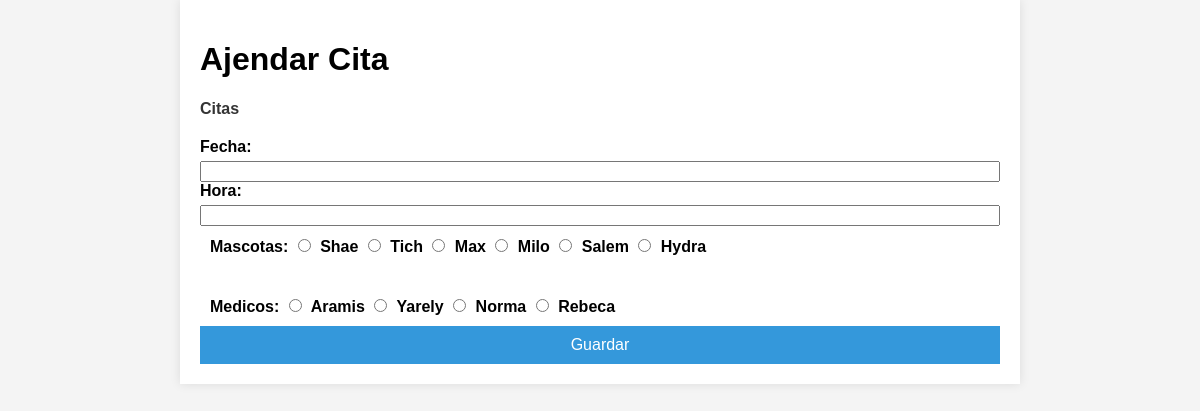
The page / on the database its author committed.
### citas/models.py (models this page shows, shortened)
class Mascotas(models.Model):
    nombre = models.CharField(max_length=200)
    especie = models.CharField(max_length=200)
    raza = models.CharField(max_length=200)
    duenio = models.ForeignKey(Duenios, on_delete=models.CASCADE)
    status = models.BooleanField(default=True)

class Medicos(models.Model):
    nombre = models.CharField(max_length=200)
    ap_pat = models.CharField(max_length=200)
    ap_mat = models.CharField(max_length=200)
    especialidad = models.CharField(max_length=200)
    status = models.BooleanField(default=True)

### citas/views.py (the view)
# urls.py: path('',views.index, name='principal'),
def index(request):
    mascotas = Mascotas.objects.all()
    medicos = Medicos.objects.all()
    if request.method == 'POST':
       Citas.objects.create(fecha=request.POST['fecha'], hora=request.POST['hora'], mascota_id=request.POST['mascota'], medico_id=request.POST['medico'])
    return render(request, 'index.html', {
        'title': 'Ajendar Cita',
        'form': crearCita,
        'mascotas': mascotas,
        'medicos': medicos
    })

### citas/templates/index.html (shortened to what this page needs)
{% extends 'layout/base.html' %}
{% block content %}
    <div class="container">
        <h1>{{title}}</h1>
        <nav>
            <a href="{% url 'citas' %}">Citas</a>
        </nav>
        <form method="post">
            {{form}}
            <div class="options-container">
                <div class="mascotas-container">
                    <label>Mascotas: </label>
                    {% for mascotas in mascotas %}
                        <label for="{{mascotas.id}}">
                            <input type="radio" id="{{mascotas.id}}" name="mascota" value="{{mascotas.id}}" class="radioButton"/> {{mascotas.nombre}}
                        </label>
                    {% endfor %}
                </div>
            </div>
            <div class="medicos-container">
                <label>Medicos: </label>
                {% for medicos in medicos %}
                    <label for="{{medicos.id}}">
                        <input type="radio" id="{{medicos.id}}" name="medico" value="{{medicos.id}}" class="radioButton"/> {{medicos.nombre}}
                    </label>
                {% endfor %}
            </div>
            <button class="submit-button">Guardar</button>
        </form>
    </div>
{% endblock %}Citas

### citas/templates/layout/base.html (shortened to what this page needs)
{% load static %}
<!DOCTYPE html>
<html lang="en">
<head>
    <link rel="stylesheet" href="{% static 'css/style.css' %}">
</head>
<body>
    {% block content %}
    {% endblock %}
</body>
</html>

### citas/static/css/style.css (style rules this page uses)
body { font-family: 'Arial', sans-serif; background-color: #f4f4f4; margin: 0; padding: 0; }
.container { max-width: 800px; margin: 0 auto; padding: 20px; background-color: #fff; box-shadow: 0 0 10px rgba(0, 0, 0, 0.1); }
nav { margin-bottom: 20px; }
nav a { text-decoration: none; color: #333; margin-right: 20px; font-weight: bold; }
form { display: flex; flex-direction: column; }
label { font-weight: bold; margin-bottom: 5px; }
.options-container { display: flex; justify-content: space-between; margin-bottom: 20px; }
.mascotas-container, .medicos-container { flex: 1; margin: 10px; }
.radioButton { margin-right: 5px; }
.submit-button { background-color: #3498db; color: #fff; padding: 10px 15px; border: none; cursor: pointer; font-size: 16px; }

### rows shown on the page
Mascotas: nombre "Shae"
Mascotas: nombre "Tich"
Mascotas: nombre "Max"
Mascotas: nombre "Milo"
Mascotas: nombre "Salem"
Mascotas: nombre "Hydra"
Medicos: nombre "Aramis"
Medicos: nombre "Yarely"
Medicos: nombre "Norma"
Medicos: nombre "Rebeca"

### other values the page prints
{{ title }} "Ajendar Cita"
